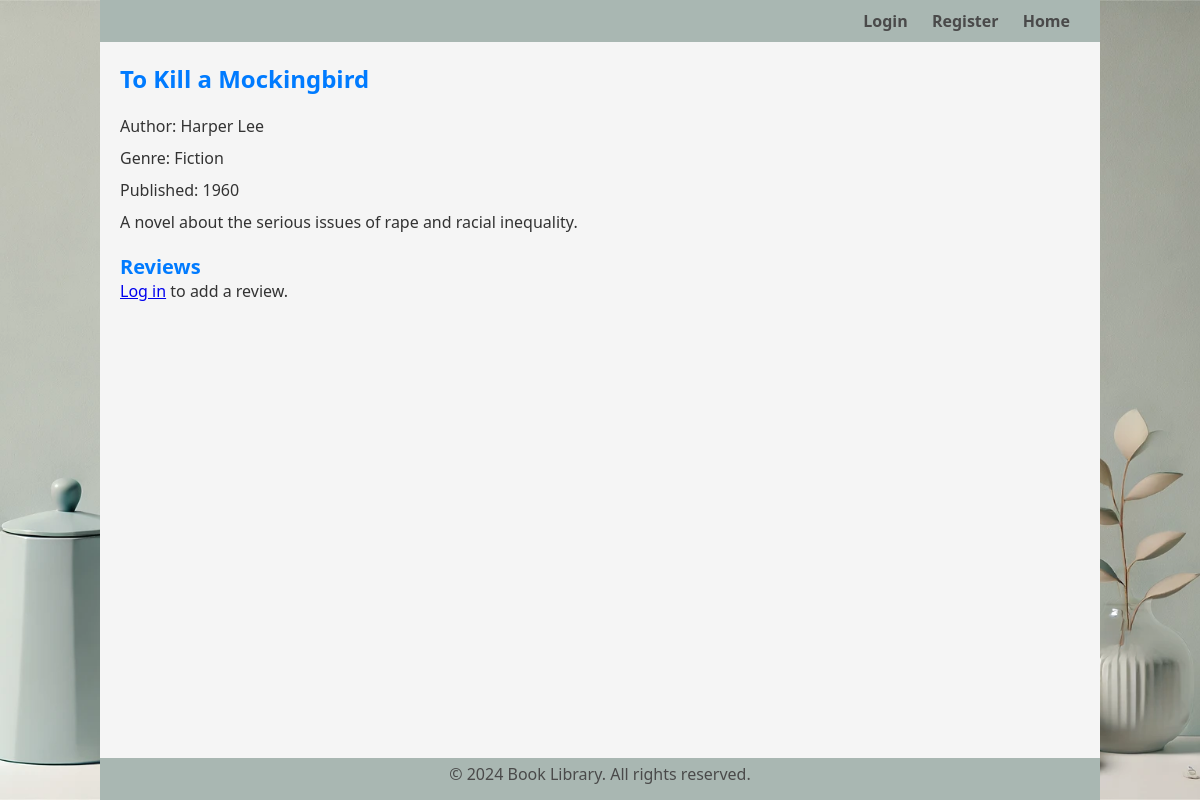
Page /book.php?id=1 on the committed database.
### tables this page shows
CREATE TABLE `books` (
  `id` int(11) NOT NULL,
  `title` varchar(255) NOT NULL,
  `author` varchar(255) NOT NULL,
  `genre` varchar(255) NOT NULL,
  `published_year` year(4) NOT NULL,
  `summary` text NOT NULL,
  `created_at` timestamp NOT NULL DEFAULT current_timestamp()
);

### src/Controller/BookController.php (called while the page is built, shortened)
<?php
require __DIR__ . '/../../config/database.php';
class BookController
{
    public function getBook($book_id)
    {
        global $pdo;
        try {
            $stmt = $pdo->prepare('SELECT * FROM books WHERE id = ?');
            $stmt->execute([$book_id]);
            $book = $stmt->fetch();
            return $book;
        } catch (PDOException $e) {
            BookLogger::logError($e);
            ShowError::show404Page();
        }
    }
}

### public/book.php (the view, shortened to what this page needs)
<?php
require '../src/Controller/ReviewController.php';
require '../src/Controller/BookController.php';
$reviewController = new ReviewController();
$bookController = new BookController();
$book_id = $_GET['id'];
$book = $bookController->getBook($book_id);
?>
<!DOCTYPE html>
<html lang="en">
<head>
    <link rel="stylesheet" href="../assets/css/style.css">
</head>
<body class="review-page">
    <?php include '../templates/header.php'; ?>
    <div class="container">
        <h1><?php echo htmlspecialchars($book['title']); ?></h1>
        <p>Author: <?php echo htmlspecialchars($book['author']); ?></p>
        <p>Genre: <?php echo htmlspecialchars($book['genre']); ?></p>
        <p>Published: <?php echo htmlspecialchars($book['published_year']); ?></p>
        <p><?php echo htmlspecialchars($book['summary']); ?></p>
        <h2>Reviews</h2>
        <?php if (isset($_SESSION['user_id'])): ?>
                    <?php
                    $userReview = $reviewController->getUserReview($book_id, $_SESSION['user_id']);
                    ?>
                    <?php if ($userReview): ?>
                                <h2>Your Review</h2>
                                <p><strong>Your Rating:</strong> <?php echo htmlspecialchars($userReview['rating']); ?>/5</p>
                                <p><strong>Your Review:</strong> <?php echo htmlspecialchars($userReview['review']); ?></p>
                                <a href="edit_review.php?book_id=<?php echo $book_id; ?>">Edit your review</a>
                    <?php else: ?>
                                <h2>Add a review</h2>
                                <form id="reviewForm" method="POST" action="add_review.php">
                                    <input type="hidden" name="book_id" value="<?php echo $book_id; ?>">
                                    <div class="star-rating-container">
                                        <label for="rating">Rating:</label>
                                        <div class="star-rating" id="starRating">
                                            <input type="radio" name="rating" value="5" id="5" required><label for="5">☆</label>
                                            <input type="radio" name="rating" value="4" id="4"><label for="4">☆</label>
                                            <input type="radio" name="rating" value="3" id="3"><label for="3">☆</label>
                                            <input type="radio" name="rating" value="2" id="2"><label for="2">☆</label>
                                            <input type="radio" name="rating" value="1" id="1"><label for="1">☆</label>
                                        </div>
                                    </div>
                                    <label for="review">Review:</label>
                                    <textarea name="review" id="reviewText" required></textarea>
                                    <button type="submit" id="submitButton" disabled>Submit</button>
                                </form>
                    <?php endif; ?>
        <?php else: ?>
                    <p><a href="login.php">Log in</a> to add a review.</p>
        <?php endif; ?>
    </div>
    <?php include '../templates/footer.php'; ?>
</body>
</html>

### assets/css/style.css (style rules this page uses)
* { margin: 0; padding: 0; box-sizing: border-box; font-family: 'Segoe UI', Tahoma, Geneva, Verdana, sans-serif; }
html, body { height: 100%; }
body { background: url('../images/background.png') no-repeat center center fixed; background-size: cover; display: flex; flex-direction: column; color: #333; }
.container { background-color: rgba(255, 255, 255, 0.8); width: 100%; max-width: 1000px; padding: 20px; margin: 0 auto; flex: 1; justify-content: center; }
h1 { margin-bottom: 20px; font-size: 24px; color: #007bff; }
h2 { margin-top: 20px; font-size: 20px; color: #007bff; }
p { font-size: 16px; margin-bottom: 10px; }
.review-page .container, .edit-review-page .container { background-color: whitesmoke; width: 100%; max-width: 1000px; padding: 20px; margin: 0 auto; flex: 1; justify-content: center; }

### rows in the picture
books: title "To Kill a Mockingbird", author "Harper Lee", genre "Fiction", published_year "1960", summary "A novel about the serious issues of rape and racial inequality."
